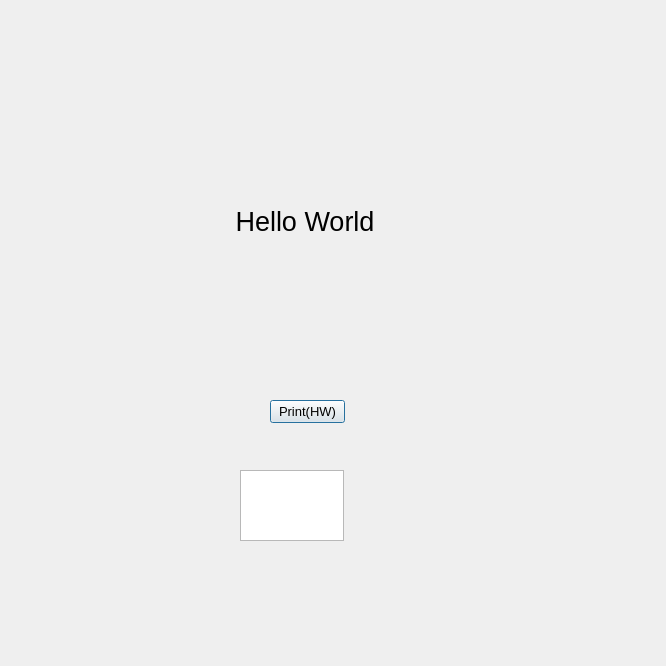
<?xml version="1.0" encoding="UTF-8"?>
<ui version="4.0">
 <class>Dialog</class>
 <widget class="QDialog" name="Dialog">
  <property name="geometry">
   <rect>
    <x>0</x>
    <y>0</y>
    <width>666</width>
    <height>666</height>
   </rect>
  </property>
  <property name="font">
   <font>
    <pointsize>10</pointsize>
   </font>
  </property>
  <property name="windowTitle">
   <string>HelloWorld</string>
  </property>
  <widget class="QLabel" name="label">
   <property name="geometry">
    <rect>
     <x>230</x>
     <y>210</y>
     <width>150</width>
     <height>23</height>
    </rect>
   </property>
   <property name="font">
    <font>
     <pointsize>20</pointsize>
    </font>
   </property>
   <property name="text">
    <string>Hello World</string>
   </property>
   <property name="textFormat">
    <enum>Qt::AutoText</enum>
   </property>
   <property name="alignment">
    <set>Qt::AlignCenter</set>
   </property>
   <property name="margin">
    <number>-2</number>
   </property>
  </widget>
  <widget class="QPushButton" name="pushButton">
   <property name="geometry">
    <rect>
     <x>270</x>
     <y>400</y>
     <width>75</width>
     <height>23</height>
    </rect>
   </property>
   <property name="text">
    <string>Print(HW)</string>
   </property>
  </widget>
  <widget class="QTextEdit" name="textEdit">
   <property name="geometry">
    <rect>
     <x>240</x>
     <y>470</y>
     <width>104</width>
     <height>71</height>
    </rect>
   </property>
  </widget>
 </widget>
 <resources/>
 <connections/>
</ui>
